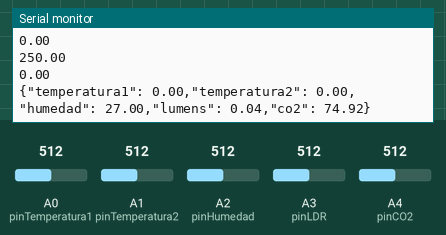
The sketch below on a simulated Arduino Uno, built with avr-gcc and run on an emulated ATmega328P. On the bench: the last lines printed to the serial monitor. The inputs (shaded band) are chosen by the test bench; at power-on: A0 (pinTemperatura1) = 512, A2 (pinHumedad) = 512, A3 (pinLDR) = 512, A4 (pinCO2) = 512, A1 (pinTemperatura2) = 512.

Above: at 2.8 s.
2.9 s: A0 (pinTemperatura1) set to 710
5.7 s: A2 (pinHumedad) set to 710
At 7.2 s:
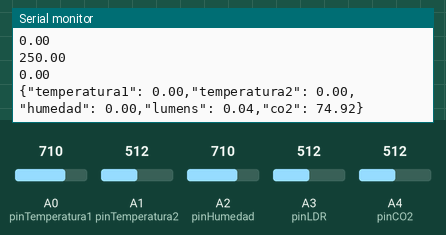
8.5 s: A3 (pinLDR) set to 710
At 10.6 s:
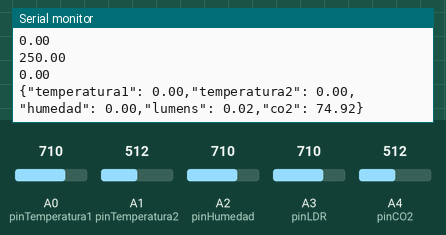
11.3 s: A4 (pinCO2) set to 710
At 12.9 s:
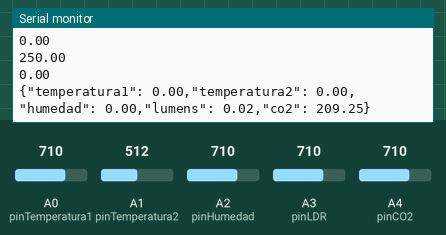
14.1 s: A1 (pinTemperatura2) set to 716
At 15.3 s:
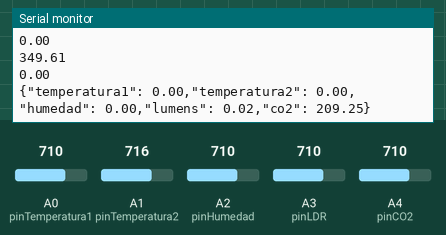
16.9 s: A4 (pinCO2) set to 716
At 18.8 s:
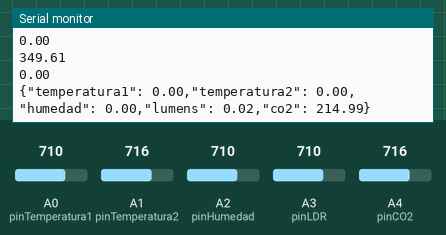
Timing chart, 0 to 20.3 s (numbered marks = the images above; inputs shaded):
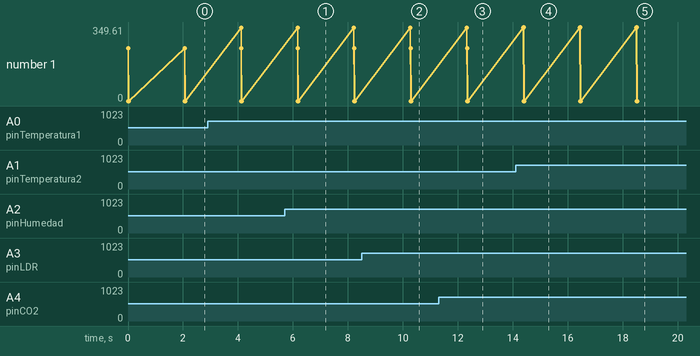

Measured:
- after the input at 5.7 s, the serial monitor: prints a new line after 0.50 s (image 1)
- after the input at 8.5 s, the serial monitor: prints a new line after 1.8 s (image 2)
- after the input at 11.3 s, the serial monitor: prints a new line after 1.1 s (image 3)
- after the input at 14.1 s, the serial monitor: prints a new line after 0.30 s (image 4)
- after the input at 16.9 s, the serial monitor: prints a new line after 1.6 s (image 5)

The sketch:

pra1.ino
```cpp
#include <math.h>

//valores definidos para el sensor de CO2
#define RLOAD 10.0
#define PARA 116.6020682
#define PARB 2.769034857
#define RZERO 76.63

//pines de uso para los sensores
const int pinTemperatura1 = A0;
const int pinTemperatura2 = A1;
const int pinHumedad = A2;
const int pinLDR = A3;
const int pinCO2 = A4;

void setup() {
  Serial.begin(9600);
  pinMode(pinTemperatura1, INPUT);
  pinMode(pinTemperatura2, INPUT);
  pinMode(pinHumedad, INPUT);
  pinMode(pinLDR, INPUT);
}

void loop() {
  //lectura de sensores
  float temperatura1 = calcularTemperatura(pinTemperatura1);
  float temperatura2 = calcularTemperatura(pinTemperatura2);
  float humedad = calcularHumedad();
  double lumens = calcularLumens();
  float CO2 = calcularCO2();

  Serial.println(obtenerJson(temperatura1, temperatura2, humedad, lumens, CO2));
  delay(2000);
}

float calcularTemperatura(int pin) {
  int lectura = analogRead(pin);
  float farenheit =  (float)((lectura * (5.0/1024.0)) / 0.01);
  float conversion = (float)((farenheit - 32) * (5/9));
  Serial.println(farenheit);
  Serial.println(conversion);
  return conversion;
}

float calcularHumedad() {
  int lectura = analogRead(pinHumedad);
  if (lectura >= 700) { return 0.0; }
  float porcentajeSeco =  (lectura * 100) / 700;
  return 100.0 - porcentajeSeco;
}

double calcularLumens() {
  int lectura = analogRead(pinLDR);
  double lux = 12500000 * pow(lectura, -1.4059);
  return lux * 0.00002;
}

float calcularCO2() {
  int lectura = analogRead(pinCO2);
  float resistencia = ((1023./(float)lectura) * 5. - 1.)*RLOAD;
  return PARA * pow((resistencia/RZERO), -PARB);
}

String obtenerJson(float temp1, float temp2, float hum, double lum, float co2) {
  String jsonSalida = "{\"temperatura1\": ";
  jsonSalida.concat(temp1);
  jsonSalida +=  ",\"temperatura2\": ";
  jsonSalida.concat(temp2);
  jsonSalida +=  ",\"humedad\": ";
  jsonSalida.concat(hum);
  jsonSalida +=  ",\"lumens\": ";
  jsonSalida.concat(lum);
  jsonSalida +=  ",\"co2\": ";
  jsonSalida.concat(co2);
  jsonSalida += "}";
  return jsonSalida;
}
```
